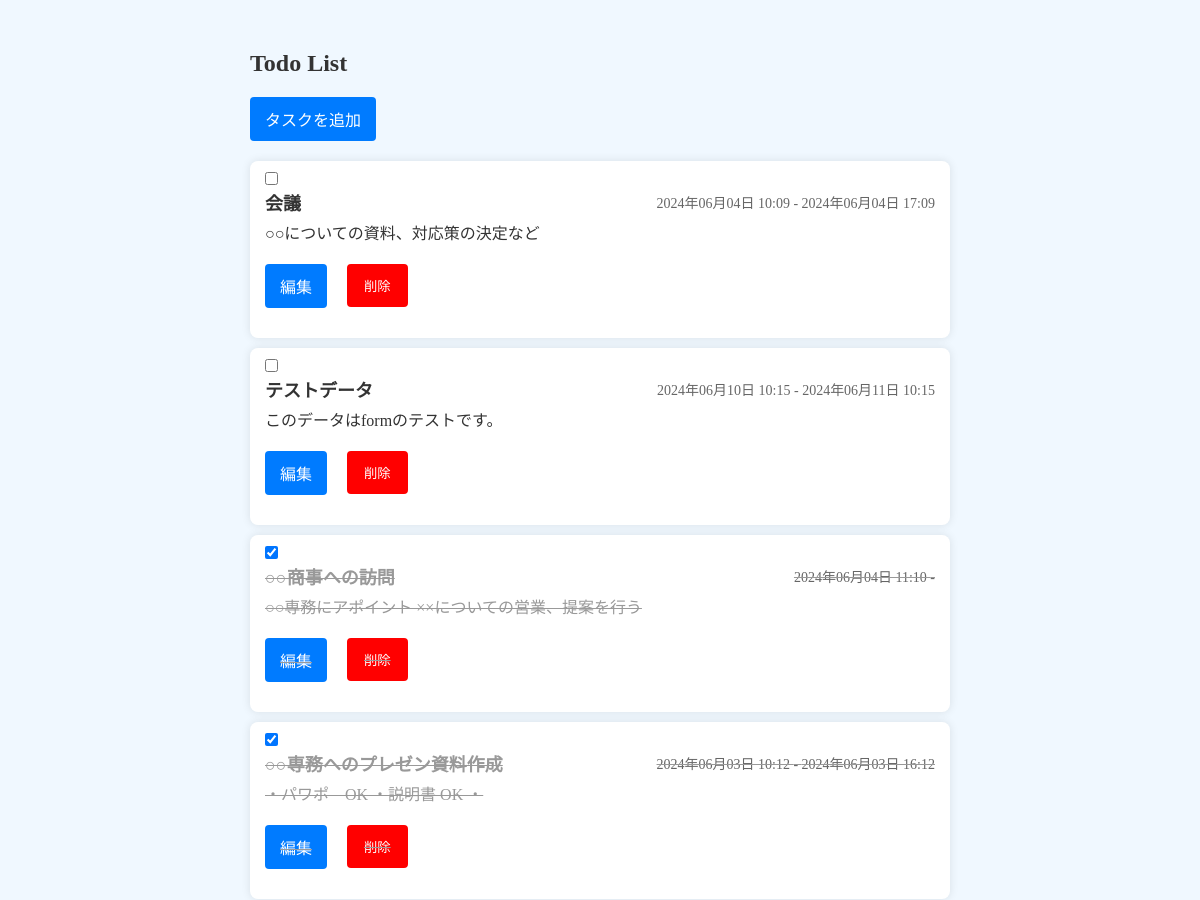
The page / on the database its author committed.
### mytodo/models.py (models this page shows, shortened)
class Task(models.Model):
    class Meta:
        db_table = "task"
    title = models.CharField(verbose_name="タスク名", max_length=255)
    description = models.TextField(verbose_name="詳細", null=True, blank=True)
    complete = models.IntegerField(verbose_name="完了フラグ", default=0)
    start_date = models.DateTimeField(verbose_name="開始日", null=True, blank=True)
    end_date = models.DateTimeField(verbose_name="終了日", null=True, blank=True)

### mytodo/views.py (the view)
class IndexView(View):
    def get(self, request):
        todo_list = Task.objects.order_by('complete')
        context = {
            "todo_list": todo_list
        }
        return render(request, "mytodo/index.html", context)

### templates/mytodo/index.html (shortened to what this page needs)
{% extends "base.html" %}
{% block contents %}
<div class="index">
    <h1>Todo List</h1>
    <a href="{% url 'add' %}">タスクを追加</a>
    <ul>
        {% for task in todo_list %}
        <li class="{% if task.complete %}complete{% endif %}">
            <form action="{% url 'update_task_complete' %}" method="post">
                <input type="checkbox" name="task_{{ task.id }}" onchange="this.form.submit()" {% if task.complete %}checked{% endif %}>
                <div class="task-header">
                    <span class="task-title">{{ task.title }}</span>
                    <span class="task-date">
                        {{ task.start_date|date:"Y年m月d日 H:i" }} - {{ task.end_date|date:"Y年m月d日 H:i" }}
                    </span>
                </div>
                <p class="task-description">{{ task.description }}</p>
            </form>
            <div class="upde">
                <a href="{% url 'update' task.id %}">編集</a>
                <form action="{% url 'delete' %}" method="post">
                    <button type="submit" class="delete">削除</button>
                </form>
            </div>
        </li>
        {% endfor %}
    </ul>
</div>
{% endblock %}

### templates/base.html (shortened to what this page needs)
{% load static %}
<!DOCTYPE html>
<html lang="en">
<head>
    <link rel="stylesheet" href="{% static 'css/style.css' %}">
</head>
<body>
    <div class="container">
        {% block contents %}
        {% endblock %}
    </div>
</body>
</html>

### static/css/style.css (style rules this page uses)
* { margin: 0; padding: 0; }
.container { height: 100vh; padding: 50px 250px; background-color: aliceblue; color: #333; }
h1 { font-size: 24px; margin-bottom: 20px; }
.index a { display: inline-block; margin-bottom: 20px; padding: 10px 15px; background-color: #007bff; color: #fff; text-decoration: none; border-radius: 4px; }
.index ul { list-style-type: none; }
.index li { background-color: #fff; margin-bottom: 10px; padding: 10px 15px; border-radius: 8px; box-shadow: 0 0 10px rgba(0, 0, 0, 0.1); }
.index li.complete { text-decoration: line-through; color: #999; }
.index button { display: inline; margin-bottom: 20px; margin-left: 20px; padding: 10px 15px; background-color: red; border-color: red; border-style: solid; color: #fff; text-decoration: none; border-radius: 4px; cursor: pointer; }
.index .upde { display: flex; margin-top: 20px; }
.task-header { display: flex; justify-content: space-between; align-items: center; margin-bottom: 5px; }
.task-title { font-weight: bold; font-size: 18px; }
.task-date { font-size: 14px; color: #666; }
.task-description { font-size: 16px; }

### rows shown on the page
Task: title "会議", start_date "2024年06月04日 10:09", end_date "2024年06月04日 17:09", description "○○についての資料、対応策の決定など"
Task: title "テストデータ", start_date "2024年06月10日 10:15", end_date "2024年06月11日 10:15", description "このデータはformのテストです。"
Task: complete "☑", title "○○商事への訪問", start_date "2024年06月04日 11:10", description "○○専務にアポイント ××についての営業、提案を行う"
Task: complete "☑", title "○○専務へのプレゼン資料作成", start_date "2024年06月03日 10:12", end_date "2024年06月03日 16:12", description "・パワポ OK ・説明書 OK ・"
